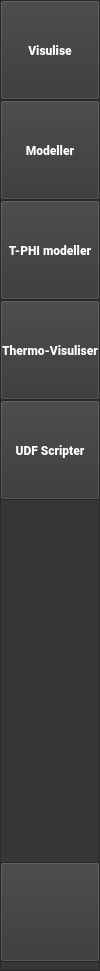
   <widget class="QFrame" name="frame">
    <property name="geometry">
     <rect>
      <x>0</x>
      <y>0</y>
      <width>100</width>
      <height>971</height>
     </rect>
    </property>
    <property name="styleSheet">
     <string notr="true">background-color: rgb(54, 54, 54);
border-color: rgb(54,54,54);</string>
    </property>
    <property name="frameShape">
     <enum>QFrame::StyledPanel</enum>
    </property>
    <property name="frameShadow">
     <enum>QFrame::Raised</enum>
    </property>
    <widget class="QToolButton" name="button1">
     <property name="geometry">
      <rect>
       <x>0</x>
       <y>0</y>
       <width>100</width>
       <height>100</height>
      </rect>
     </property>
     <property name="font">
      <font>
       <family>Roboto Black</family>
       <weight>75</weight>
       <bold>true</bold>
      </font>
     </property>
     <property name="toolTip">
      <string>Visuliser</string>
     </property>
     <property name="styleSheet">
      <string notr="true">color: rgb(255, 255, 255);</string>
     </property>
     <property name="text">
      <string>Visulise</string>
     </property>
     <property name="icon">
      <iconset resource="icons.qrc">
       <normaloff>:/icons/z1.png</normaloff>:/icons/z1.png</iconset>
     </property>
     <property name="iconSize">
      <size>
       <width>64</width>
       <height>64</height>
      </size>
     </property>
     <property name="toolButtonStyle">
      <enum>Qt::ToolButtonTextUnderIcon</enum>
     </property>
    </widget>
    <widget class="QToolButton" name="button11">
     <property name="geometry">
      <rect>
       <x>0</x>
       <y>200</y>
       <width>100</width>
       <height>100</height>
      </rect>
     </property>
     <property name="font">
      <font>
       <family>Roboto Black</family>
       <weight>75</weight>
       <bold>true</bold>
      </font>
     </property>
     <property name="toolTip">
      <string>Meta-Modeller</string>
     </property>
     <property name="styleSheet">
      <string notr="true">color: rgb(255, 255, 255);</string>
     </property>
     <property name="text">
      <string>T-PHI modeller</string>
     </property>
     <property name="icon">
      <iconset resource="icons.qrc">
       <normaloff>:/icons/z3.png</normaloff>:/icons/z3.png</iconset>
     </property>
     <property name="iconSize">
      <size>
       <width>64</width>
       <height>64</height>
      </size>
     </property>
     <property name="toolButtonStyle">
      <enum>Qt::ToolButtonTextUnderIcon</enum>
     </property>
    </widget>
    <widget class="QToolButton" name="button9">
     <property name="geometry">
      <rect>
       <x>0</x>
       <y>100</y>
       <width>100</width>
       <height>100</height>
      </rect>
     </property>
     <property name="font">
      <font>
       <family>Roboto Black</family>
       <weight>75</weight>
       <bold>true</bold>
      </font>
     </property>
     <property name="toolTip">
      <string>Experiement Modeller</string>
     </property>
     <property name="styleSheet">
      <string notr="true">color: rgb(255, 255, 255);</string>
     </property>
     <property name="text">
      <string>Modeller</string>
     </property>
     <property name="icon">
      <iconset resource="icons.qrc">
       <normaloff>:/icons/z2.png</normaloff>:/icons/z2.png</iconset>
     </property>
     <property name="iconSize">
      <size>
       <width>64</width>
       <height>64</height>
      </size>
     </property>
     <property name="toolButtonStyle">
      <enum>Qt::ToolButtonTextUnderIcon</enum>
     </property>
    </widget>
    <widget class="QToolButton" name="button5">
     <property name="geometry">
      <rect>
       <x>0</x>
       <y>300</y>
       <width>100</width>
       <height>100</height>
      </rect>
     </property>
     <property name="font">
      <font>
       <family>Roboto Black</family>
      </font>
     </property>
     <property name="toolTip">
      <string>Temperature-Visuliser</string>
     </property>
     <property name="styleSheet">
      <string notr="true">color: rgb(255, 255, 255);</string>
     </property>
     <property name="text">
      <string>Thermo-Visuliser</string>
     </property>
     <property name="icon">
      <iconset resource="icons.qrc">
       <normaloff>:/icons/z4.png</normaloff>:/icons/z4.png</iconset>
     </property>
     <property name="iconSize">
      <size>
       <width>64</width>
       <height>64</height>
      </size>
     </property>
     <property name="toolButtonStyle">
      <enum>Qt::ToolButtonTextUnderIcon</enum>
     </property>
    </widget>
    <widget class="QToolButton" name="button2">
     <property name="geometry">
      <rect>
       <x>0</x>
       <y>400</y>
       <width>100</width>
       <height>100</height>
      </rect>
     </property>
     <property name="font">
      <font>
       <family>Roboto Black</family>
      </font>
     </property>
     <property name="toolTip">
      <string>UDF-generator</string>
     </property>
     <property name="styleSheet">
      <string notr="true">color: rgb(255, 255, 255);</string>
     </property>
     <property name="text">
      <string>UDF Scripter</string>
     </property>
     <property name="icon">
      <iconset resource="icons.qrc">
       <normaloff>:/icons/z5.png</normaloff>:/icons/z5.png</iconset>
     </property>
     <property name="iconSize">
      <size>
       <width>64</width>
       <height>64</height>
      </size>
     </property>
     <property name="toolButtonStyle">
      <enum>Qt::ToolButtonTextUnderIcon</enum>
     </property>
    </widget>
    <widget class="QToolButton" name="about">
     <property name="geometry">
      <rect>
       <x>0</x>
       <y>862</y>
       <width>100</width>
       <height>100</height>
      </rect>
     </property>
     <property name="toolTip">
      <string>About</string>
     </property>
     <property name="text">
      <string/>
     </property>
     <property name="icon">
      <iconset resource="icons.qrc">
       <normaloff>:/icons/z6.png</normaloff>:/icons/z6.png</iconset>
     </property>
     <property name="iconSize">
      <size>
       <width>64</width>
       <height>64</height>
      </size>
     </property>
    </widget>
   </widget>
